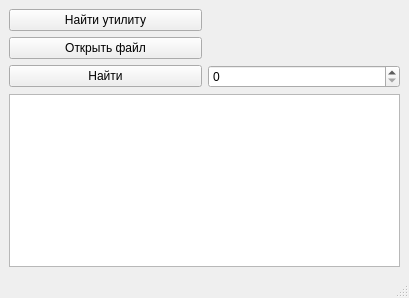
<?xml version="1.0" encoding="UTF-8"?>
<ui version="4.0">
 <class>MainWindow</class>
 <widget class="QMainWindow" name="MainWindow">
  <property name="geometry">
   <rect>
    <x>0</x>
    <y>0</y>
    <width>409</width>
    <height>298</height>
   </rect>
  </property>
  <property name="windowTitle">
   <string>Самые встречающиеся слова</string>
  </property>
  <widget class="QWidget" name="centralwidget">
   <layout class="QGridLayout" name="gridLayout">
    <item row="1" column="0">
     <widget class="QPushButton" name="pushButton_open">
      <property name="sizePolicy">
       <sizepolicy hsizetype="Minimum" vsizetype="Fixed">
        <horstretch>0</horstretch>
        <verstretch>0</verstretch>
       </sizepolicy>
      </property>
      <property name="text">
       <string>Открыть файл</string>
      </property>
     </widget>
    </item>
    <item row="1" column="1">
     <widget class="QLabel" name="label_file_path">
      <property name="sizePolicy">
       <sizepolicy hsizetype="Preferred" vsizetype="Preferred">
        <horstretch>0</horstretch>
        <verstretch>0</verstretch>
       </sizepolicy>
      </property>
      <property name="text">
       <string/>
      </property>
     </widget>
    </item>
    <item row="2" column="1">
     <widget class="QSpinBox" name="spinBox_number_words">
      <property name="sizePolicy">
       <sizepolicy hsizetype="Minimum" vsizetype="Fixed">
        <horstretch>0</horstretch>
        <verstretch>0</verstretch>
       </sizepolicy>
      </property>
     </widget>
    </item>
    <item row="2" column="0">
     <widget class="QPushButton" name="pushButton_search">
      <property name="sizePolicy">
       <sizepolicy hsizetype="Minimum" vsizetype="Fixed">
        <horstretch>0</horstretch>
        <verstretch>0</verstretch>
       </sizepolicy>
      </property>
      <property name="text">
       <string>Найти</string>
      </property>
     </widget>
    </item>
    <item row="3" column="0" colspan="2">
     <widget class="QTextBrowser" name="textBrowser_output">
      <property name="sizePolicy">
       <sizepolicy hsizetype="Expanding" vsizetype="Expanding">
        <horstretch>0</horstretch>
        <verstretch>0</verstretch>
       </sizepolicy>
      </property>
     </widget>
    </item>
    <item row="0" column="0">
     <widget class="QPushButton" name="pushButton_select_mystem">
      <property name="text">
       <string>Найти утилиту</string>
      </property>
     </widget>
    </item>
    <item row="0" column="1">
     <widget class="QLabel" name="label_mystem_path">
      <property name="text">
       <string/>
      </property>
     </widget>
    </item>
   </layout>
  </widget>
  <widget class="QMenuBar" name="menubar">
   <property name="geometry">
    <rect>
     <x>0</x>
     <y>0</y>
     <width>409</width>
     <height>17</height>
    </rect>
   </property>
  </widget>
  <widget class="QStatusBar" name="statusbar"/>
 </widget>
 <resources/>
 <connections/>
</ui>
